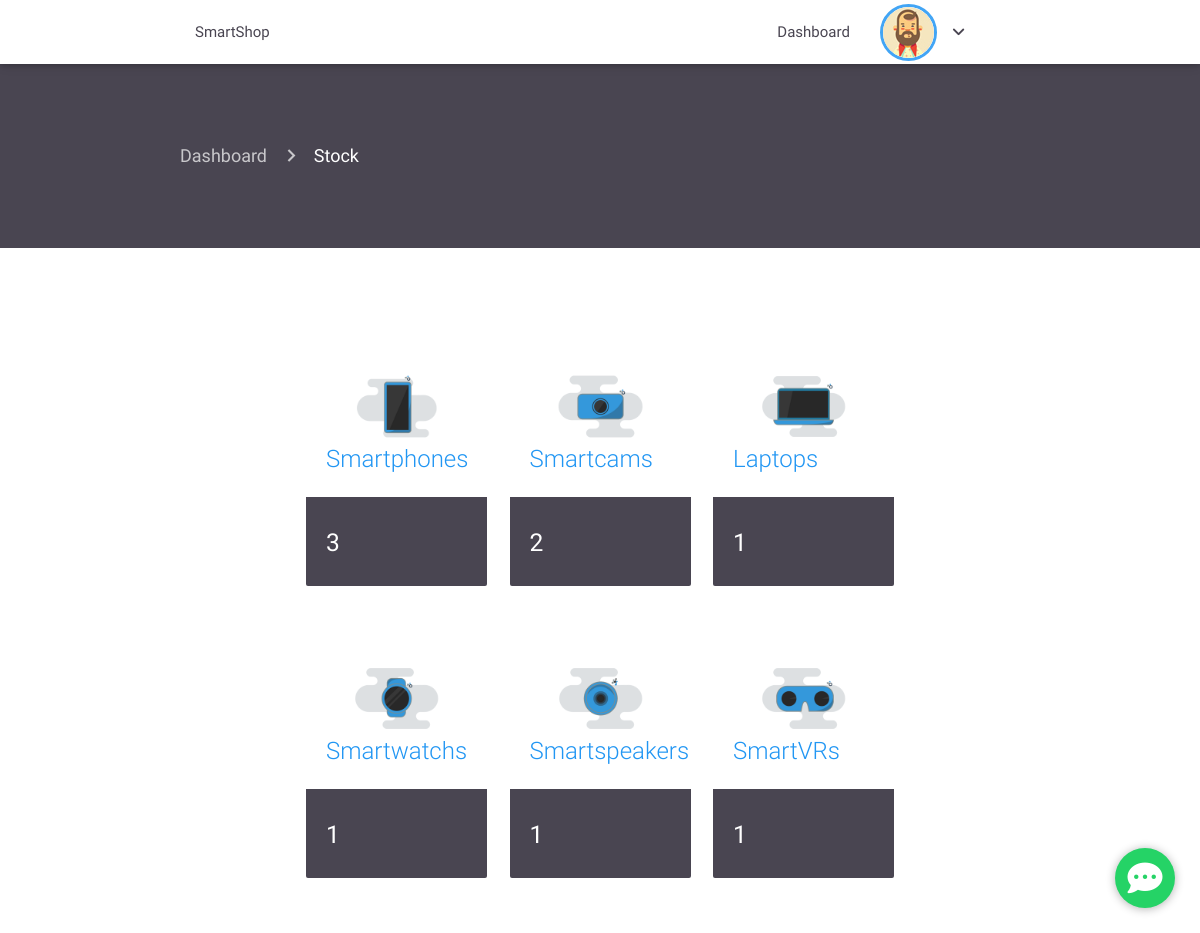
/admin/products.php (signed in), run on the app's committed database.
### tables this page shows
CREATE TABLE `category` (
    `id` int(11) NOT NULL,
    `name` varchar(1000) NOT NULL,
    `icon` varchar(1000) NOT NULL
  );

### admin/products.php (the view, shortened to what this page needs)
<?php
 require 'includes/header.php';
 require 'includes/navconnected.php'; ?>
 <div class="container-fluid product-page">
   <div class="container current-page">
      <nav>
        <div class="nav-wrapper">
          <div class="col s12">
            <a href="index" class="breadcrumb">Dashboard</a>
            <a href="products" class="breadcrumb">Stock</a>
          </div>
        </div>
      </nav>
    </div>
   </div>
   <div class="container stock">
     <div class="container">
       <div class="row">
           <?php
           include '../db.php';
            $querystock = "SELECT
            product.id_category as 'name',
            count(product.id_category) as 'total',
            category.id as 'id_cat',
            category.name as 'name',
            category.icon as 'icon'
            FROM product, category
            WHERE product.id_category = category.id
            GROUP BY category.id";
            $resultstock = $connection->query($querystock);
            if ($resultstock->num_rows > 0) {
              while($rowstock = $resultstock->fetch_assoc()) {
               $id_cat = $rowstock['id_cat'];
               $name = $rowstock['name'];
               $icon = $rowstock['icon'];
               $total = $rowstock['total'];
           ?>
           <div class="col s12 m4">
             <div class="card hoverable animated slideInUp wow">
               <div class="card-image">
                 <a href="productstock.php?id=<?= $id_cat; ?>&category=<?= $name; ?>&icon=<?= $icon; ?>">
                   <img src="src/img/<?= $icon; ?>.png" alt=""></a>
                 <span class="card-title blue-text"><?= $name; ?>s</span>
               </div>
               <div class="card-content">
                 <h5 class="white-text"><?= $total; ?></h5>
               </div>
             </div>
           </div>
         <?php }} ?>
       </div>
     </div>
   </div>
 <?php require 'includes/footer.php'; ?>

### admin/includes/header.php (shortened to what this page needs)
<!DOCTYPE html>
<html>
  <head>
    <head>
      <link rel="stylesheet" href="src/css/font-awesome-4.6.3/css/font-awesome.min.css">
      <link type="text/css" rel="stylesheet" href="src/css/materialize.min.css"  media="screen,projection"/>
      <link rel="stylesheet" href="src/css/animate.css-master/animate.min.css">
      <link rel='stylesheet' href='src/css/nprogress.css'/>
      <link rel="stylesheet" href="src/css/style.css">
      <link rel="stylesheet" href="../../estilos.css">
</head>
<body>
<a href="http://localhost:8080/proyectoSW/Smartshop/Asistente/chatadmin.php" class="btn-wsp" target="_blank">
<i class="fa fa-comment-dots"></i>
</a>
</body>
    </head>
  <body>

### admin/includes/navconnected.php (shortened to what this page needs)
<div class="navbar-fixed">
 <nav class="navblack">
   <div class="nav-wrapper nav-wrapper-2 container white">
   <ul class="left hide-on-med-and-down">
     <li><a href="index" class="dark-text">SmartShop</a></li>
   </ul>
   <ul  class="right hide-on-med-and-down">
       <li><a href="index" class="dark-text">Dashboard</a></li>
     <li><a href="profile" class="nohover dropdown-button" class="dropdown-button" href="#!" data-activates="dropdown2"><img class="responsive-img" src="users/default.jpg">
       <i class="fa fa-angle-down dark-text right"></i></a></li>
   </ul>
 </div>
 </nav>
</div>

### admin/includes/footer.php (shortened to what this page needs)
</body>
</html>

### admin/src/css/style.css (style rules this page uses)
.navblack { background: #fff; }
.nav-wrapper-2 { padding-right: 40px; background: #fff !important; }
.nav-wrapper-2 img { margin-top: 4px; border: solid 3px #42a5f5; border-radius: 45px; }
.nav-wrapper-2 .dark-text { color: #494551 !important; }
.product-page { padding-top: 60px; padding-bottom: 60px; background-color: #494551; }
.product-page nav { background: none; box-shadow: none; }
.stock { padding-bottom: 20px; padding-top: 60px; }
.stock .card { box-shadow: none; }
.stock .card .card-content { background-color: #494551; }

### estilos.css (style rules this page uses)
.btn-wsp { position:fixed; width:60px; height:60px; line-height: 63px; bottom:25px; right:25px; background:#25d366; color:#FFF; border-radius:50px; text-align:center; font-size:35px; box-shadow: 0px 1px 10px rgba(0,0,0,0.3); z-index:100; transition: all 300ms ease; }

### data on the page
category: icon (picture), name "Smartphone", total "3"
category: shows a picture, name "Smartcam", total "2"
category: icon (picture), name "Laptop", total "1"
category: icon (picture), name "Smartwatch", total "1"
category: icon (picture), name "Smartspeaker", total "1"
category: shows a picture, name "SmartVR", total "1"
